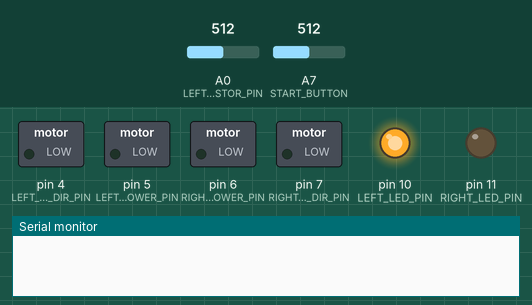
Bench run of a sketch on a simulated Arduino Nano, built with avr-gcc and run on an emulated ATmega328P. Shown: switched loads named in the sketch (green lamp = pin HIGH), output pins drawn as LEDs (lit = HIGH), the last lines printed to the serial monitor. The test bench sets the inputs (shaded band); at power-on: A7 (START_BUTTON) = 512, A0 (LEFT_PHOTORESISTOR_PIN) = 512.

Above: at 0.9 s.
1.0 s: A7 (START_BUTTON) set to 485
At 1.7 s:
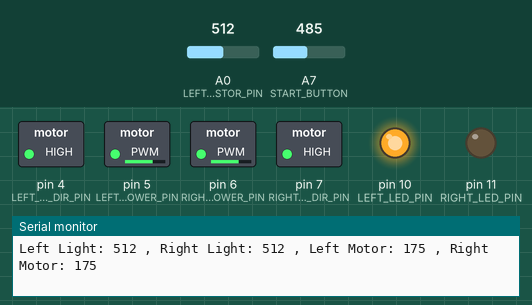
Timing chart, 0 to 4.0 s (numbered marks = the images above; inputs shaded):
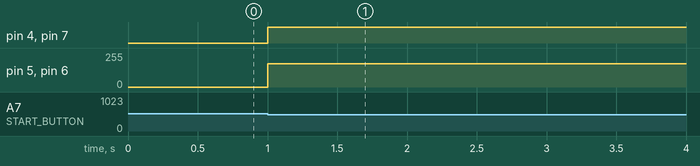

The sketch:

Braitenberg_Machine_Example.ino
```cpp
/****  Braitenberg Machine Example  ****/

//Define Photoresistor Pins
#define LEFT_PHOTORESISTOR_PIN A0
#define RIGHT_PHOTORESISTOR_PIN A1

//Define LED pins
#define LEFT_LED_PIN 10
#define RIGHT_LED_PIN 11

//Define Motor Pins
#define LEFT_MOTOR_DIR_PIN 4
#define LEFT_MOTOR_POWER_PIN 5
#define RIGHT_MOTOR_DIR_PIN 7
#define RIGHT_MOTOR_POWER_PIN 6

//Define Motor directions
#define FORWARD HIGH
#define REVERSE LOW

//Define start button
#define START_BUTTON A7

//Constants
#define IS_PHOTOPHOBIC false    //Determines whether robot follows or runs away from light
#define LIGHT_SENSITIVITY 50    //How sensitive the robot is to light
#define MOTOR_SENSITIVITY 50    //How much the robot turns in response to light

#define MINIMUM_BASE_MOTOR_POWER 125    //Motor Power when light source is farthest
#define MAXIMUM_BASE_MOTOR_POWER 175    //Motor Power when light source is closest

//Variables
int leftLightValue;     //How much light the left sensor sees
int rightLightValue;    //How much light the right sensor sees
int leftMotorPower;     //Determines power output to the left wheel
int rightMotorPower;    //Determines power output to the right wheel

void setup() {
  //Start communication with Serial Monitor
  Serial.begin(9600);

  //Set input pins
  pinMode(LEFT_PHOTORESISTOR_PIN, INPUT);
  pinMode(RIGHT_PHOTORESISTOR_PIN, INPUT);

  //Set output pins
  pinMode(LEFT_LED_PIN, OUTPUT);
  pinMode(RIGHT_LED_PIN, OUTPUT);
  pinMode(LEFT_MOTOR_DIR_PIN, OUTPUT);
  pinMode(RIGHT_MOTOR_DIR_PIN, OUTPUT);
  pinMode(LEFT_MOTOR_POWER_PIN, OUTPUT);
  pinMode(RIGHT_MOTOR_POWER_PIN, OUTPUT);

  //Set the initial value of variables
  initVars();

  //Turn LEDs on
  digitalWrite(LEFT_LED_PIN, HIGH);
  digitalWrite(LEFT_LED_PIN, HIGH);

  //Wait until start button is pressed
  waitUntilButtonIsPressed();
}

void loop() {
  //Read Photoresistor Values
  leftLightValue = analogRead(LEFT_PHOTORESISTOR_PIN);
  rightLightValue = analogRead(LEFT_PHOTORESISTOR_PIN);

  /* Calculate minimum light for movement using the
   * light sensitivity constant. */
  int minimumLightForMovement = 400 - map(LIGHT_SENSITIVITY, 0, 100, 0, 400);

  /* If the amount of light for both sensors is too low:
   * If its photophobic, stop completely.
   * If its photophilic, swivel and search for light sources. */
  if (leftLightValue < minimumLightForMovement &&
  rightLightValue < minimumLightForMovement) {
    if (IS_PHOTOPHOBIC) {
      //Stop the robot
      runLeftMotor(FORWARD, 0);
      runRightMotor(FORWARD, 0);
    } else {
      //Swivel the robot
      runLeftMotor(FORWARD, 200);
      runRightMotor(REVERSE, 200);
    }
  }

  /* Otherwise, there is a notable light
   * source, and we should go follow it */
  else {
    /* Determine and assign base motor power: More
     * total light means the robot should move faster */
    int totalLight = leftLightValue + rightLightValue;
    totalLight = min(totalLight, 800);
    int baseMotorPower = map(totalLight, 0, 800,
    MINIMUM_BASE_MOTOR_POWER, MAXIMUM_BASE_MOTOR_POWER);

    /* Caluclate motor difference value using motor sensitivity
     * constant and the difference between the left and right
     * light sensors */
    int difference = leftLightValue - rightLightValue;
    int motorPowerDifference = convertToAnalog(difference) *
    MOTOR_SENSITIVITY / 50;

    //Calculate the final motor powers
    if (IS_PHOTOPHOBIC) {
      leftMotorPower = boundMotorPowers(baseMotorPower + motorPowerDifference);
      rightMotorPower = boundMotorPowers(baseMotorPower - motorPowerDifference);
    } else {
      leftMotorPower = boundMotorPowers(baseMotorPower - motorPowerDifference);
      rightMotorPower = boundMotorPowers(baseMotorPower + motorPowerDifference);
    }

    //Write values to the motors
    runLeftMotor(FORWARD, leftMotorPower);
    runRightMotor(FORWARD, rightMotorPower);

    //Report values to the Serial Monitor
    sendDataToSerialMonitor();
  }

  //Brief delay
  delay(50);
}

//Set the initial value of variables
void initVars() {
  leftLightValue = 0;
  rightLightValue = 0;
  leftMotorPower = 0;
  rightMotorPower = 0;
}

/* Runs the left motor in the direction
 * given, at the specified power */
void runLeftMotor(int direction, int power){
  digitalWrite(LEFT_MOTOR_DIR_PIN, direction);
  analogWrite(LEFT_MOTOR_POWER_PIN, power);
}

/* Runs the right motor in the direction
 * given, at the specified power */
void runRightMotor(int direction, int power){
  digitalWrite(RIGHT_MOTOR_DIR_PIN, direction);
  analogWrite(RIGHT_MOTOR_POWER_PIN, power);
}

//Keep Motor Powers within bounds
int boundMotorPowers(int value) {
  return constrain(value, 100, 255);
}

/* Convert the number you get from the sensor
 * (0 - 1023) into an analog value the LED can
 * use (0 - 255) */
int convertToAnalog(int sensorValue) {
  return map(sensorValue, 0, 1023, 0, 255);
}

//Sends out values to the Serial Monitor
void sendDataToSerialMonitor() {
  Serial.print("Left Light: ");
  Serial.print(leftLightValue);
  Serial.print(" , Right Light: ");
  Serial.print(rightLightValue);
  Serial.print(" , Left Motor: ");
  Serial.print(leftMotorPower);
  Serial.print(" , Right Motor: ");
  Serial.println(rightMotorPower);
}

/* Waits until the start button is
 * pressed to continue */
void waitUntilButtonIsPressed() {
  while (analogRead(START_BUTTON) > 500) {
    delay(100);
  }
}
```

Measured:
- the behaviour switches between 501 and 500 on A7 (START_BUTTON) (found by bisection; images 0 and 1)
- after the input at 1.0 s, pin 4 (LEFT_MOTOR_DIR_PIN), pin 7 (RIGHT_MOTOR_DIR_PIN): LOW → HIGH at once; pin 5 (LEFT_MOTOR_POWER_PIN), pin 6 (RIGHT_MOTOR_POWER_PIN): 0/255 → 175/255 at once
